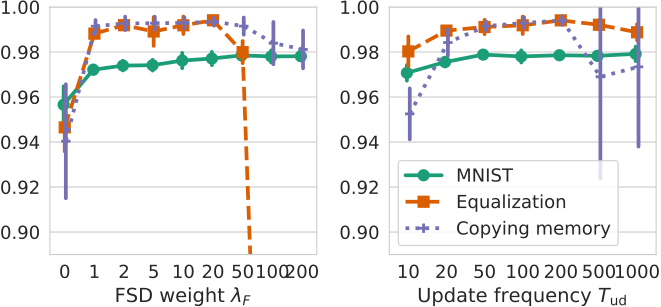

Here is the Python script that generated this plot:
import matplotlib.pyplot as plt
import seaborn as sns
import pandas as pd
import shutil
import read_log


def read_dir_lambdaF(pmodify_max: int) -> pd.DataFrame:
    dir = 'lambdaF'
    df_list = []
    cuda_ids = [1, 2, 3, 4]
    dataset_list = ['MNIST', 'equalization', 'copying', 'copying']
    lr_list = [0.0005, 0.005, 0.0001, 0.0001]
    lambdaF_list = [[0, 1, 2, 5, 10, 20, 50, 100, 200], [0, 1, 2, 5, 10, 20, 50, 100], [0, 1, 2, 5], [10, 20, 50, 100, 200]]
    seeds = [1, 2, 3]
    epochs = 100
    max_dim = 512

    for ci, lr, lambdaFs, ds in zip(cuda_ids, lr_list, lambdaF_list, dataset_list):
        for lambdaF in lambdaFs:
            for s in seeds:
                logfile = f'../log/{dir}/{ds}_np{max_dim}_lr{lr}_{ci}_{s}'
                logfile += f'_Tud100_F{lambdaF}'
                logfile += '.log'
                cfg, df = read_log.read_log(logfile, epochs)
                df = df[df['pmodify'] <= pmodify_max]
                df = df.assign(lambdaF=lambdaF)
                df = df.assign(seed=s)
                match ds:
                    case 'MNIST':
                        dataset = str(ds)
                    case 'equalization':
                        dataset = 'Equalization'
                    case 'copying':
                        dataset = 'Copying memory'
                df = df.assign(dataset=dataset)
                df_list.append(df.iloc[[-1]])
    return pd.concat(df_list)


def read_dir_Tud(pmodify_max: int) -> pd.DataFrame:
    dir = 'Tud'
    df_list = []
    cuda_ids = [1, 2, 3, 4]
    dataset_list = ['MNIST', 'equalization', 'copying', 'copying']
    lr_list = [0.0005, 0.005, 0.0001, 0.0001]
    Tud_list = [[10, 20, 50, 100, 200, 500, 1000], [10, 20, 50, 100, 200, 500, 1000], [10, 20, 50, 100], [200, 500, 1000]]
    lambdaF_list = [100, 10, 10, 10]
    seeds = [1, 2, 3]
    epochs = 100
    max_dim = 512

    for ci, lr, lambdaF, ds, Tuds in zip(cuda_ids, lr_list, lambdaF_list, dataset_list, Tud_list):
        for Tud in Tuds:
            for s in seeds:
                logfile = f'../log/{dir}/{ds}_np{max_dim}_lr{lr}_{ci}_{s}'
                logfile += f'_Tud{Tud}_F{lambdaF}'
                logfile += '.log'
                cfg, df = read_log.read_log(logfile, epochs)
                df = df[df['pmodify'] <= pmodify_max]
                df = df.assign(Tud=Tud)
                df = df.assign(seed=s)
                match ds:
                    case 'MNIST':
                        dataset = str(ds)
                    case 'equalization':
                        dataset = 'Equalization'
                    case 'copying':
                        dataset = 'Copying memory'
                df = df.assign(dataset=dataset)
                df_list.append(df.iloc[[-1]])
    return pd.concat(df_list)


def main():
    pmodify_max = 1260000
    df_lambdaF = read_dir_lambdaF(pmodify_max)
    df_Tud = read_dir_Tud(pmodify_max)

    pdflatex_available = shutil.which("pdflatex") is not None
    plt.rcParams['text.usetex'] = pdflatex_available
    plt.rcParams['pdf.use14corefonts'] = pdflatex_available
    plt.rcParams['font.size'] = 13
    sns.set_style('whitegrid')
    plt.rcParams["axes.prop_cycle"] = plt.cycler("color", plt.get_cmap("Dark2").colors)

    ylim = [0.89, 1.0]
    fig, ax = plt.subplots(nrows=1, ncols=2, figsize=(7, 3.5))
    g = sns.pointplot(data=df_lambdaF, x='lambdaF', y='te_acc', hue='dataset', markers=['o', 's', '+'], linestyles=['-', '--', ':'], ax=ax[0], errorbar='sd', dodge=True)
    g.set(ylabel='', title='', ylim=ylim)
    g.set_xlabel(r'FSD weight $\lambda_F$', fontsize=14)
    g.legend([],[], frameon=False)
    g = sns.pointplot(data=df_Tud, x='Tud', y='te_acc', hue='dataset', markers=['o', 's', '+'], linestyles=['-', '--', ':'], ax=ax[1], errorbar='sd', dodge=True)
    g.set(title='', ylabel='', ylim=ylim)
    g.set_xlabel(r'Update frequency $T_\mathrm{ud}$', fontsize=14)
    g.legend(loc='lower left')
    fig.tight_layout()
    plt.savefig('lambdaF_Tud.pdf', bbox_inches="tight", pad_inches=0)
    plt.show()


if __name__ == '__main__':
    main()
